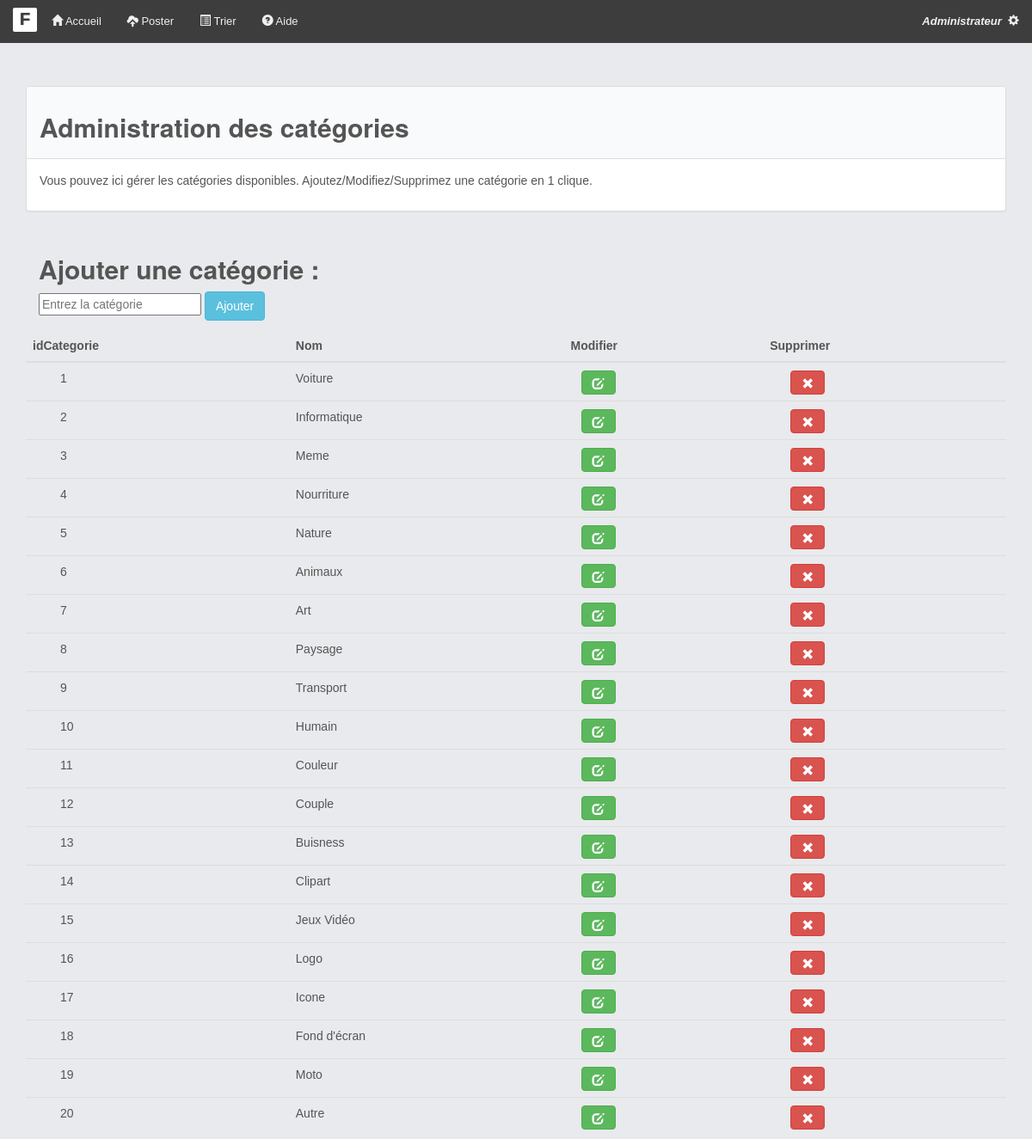
Screenshot of /index.php?uc=admin&action=ShowCategorieAdminPannel (signed in) with the database file from the repository.
### tables this page shows
CREATE TABLE `categories` (
  `idCategorie` int(11) NOT NULL AUTO_INCREMENT,
  `nom` varchar(45) NOT NULL,
  PRIMARY KEY (`idCategorie`)
);

### models/db_connect.php (called while the page is built, shortened)
<?php
class MonPdo
{
    private static $serveur = 'mysql:host=localhost';
    private static $bdd = 'dbname=fotogal';
    private static $user = 'root';
    private static $mdp = '2404';
    private static $unPdo = null;
    private function __construct()
    {
        MonPdo::$unPdo = new PDO(MonPdo::$serveur . ";" . MonPdo::$bdd, MonPdo::$user, MonPdo::$mdp);
        MonPdo::$unPdo->query('SET names utf8');
        MonPdo::$unPdo->setAttribute(PDO::ATTR_ERRMODE, PDO::ERRMODE_EXCEPTION);
    }
    public static function getInstance()
    {
        if (self::$unPdo == null) {
            self::$monPdo = new MonPdo();
        }
        return self::$unPdo;
    }
}
?>

### models/Categorie.php (called while the page is built, shortened)
<?php
class Categorie
{
    private $idCategorie;
    private $nom;
    public function getIdCategorie()
    {
        return $this->idCategorie;
    }
    public function getNom()
    {
        return $this->nom;
    }
    public static function GetCategorieNameById($idCategorie)
    {
        $req = MonPdo::getInstance()->prepare("SELECT * FROM categories WHERE idCategorie = :idCategorie");
        $req->setFetchMode(PDO::FETCH_CLASS | PDO::FETCH_PROPS_LATE, 'Categorie');
        $req->bindParam(":idCategorie", $idCategorie);
        $req->execute();
        $result = $req->fetch();
        return $result->getNom();
    }
    public static function GetAllCategories()
    {
        $req = MonPdo::getInstance()->prepare("SELECT * FROM categories");
        $req->setFetchMode(PDO::FETCH_CLASS | PDO::FETCH_PROPS_LATE, 'Categorie');
        $req->execute();
        $result = $req->fetchAll();
        return $result;
    }
}

### vue/adminPannel.php (the view, shortened to what this page needs)
<div class="container" style="display: block; margin-top: 3vh; position:relative;">
    <div class="panel panel-default" style="width: 100%;">
        <div class="panel-heading">
            <h2>Administration des catégories</h2>
        </div>
        <div class="panel-body">
            <p>Vous pouvez ici gérer les catégories disponibles. Ajoutez/Modifiez/Supprimez une catégorie en 1 clique.</p>
        </div>
    </div>
    <div class="panel-heading">
        <form method="POST" action="index.php?uc=admin&action=AddCategorie">
            <h2>Ajouter une catégorie : </h2>
            <input type="text" name="nomCategorie" placeholder="Entrez la catégorie" required>
            <input type="submit" class="btn btn-info" value="Ajouter">
        </form>
    </div>
    <div class="row">
        <table class="table">
            <thead>
                <tr>
                    <th scope="col">idCategorie</th>
                    <th scope="col">Nom</th>
                    <th scope="col">Modifier</th>
                    <th scope="col">Supprimer</th>
                </tr>
            </thead>
            <tbody>
                <?php
                foreach (Categorie::GetAllCategories() as $categorie) {
                ?>
                    <tr>
                        <td style="padding-left: 40px;"><?= $categorie->getIdCategorie() ?></td>
                        <td value="<?= $categorie->getIdCategorie() ?>"><?= $categorie->getNom() ?></td>
                        <td style="padding-left: 20px;"><a class="btn btn-success glyphicon glyphicon-edit" href="index.php?uc=admin&action=ShowEditCategorie&idCategorie=<?= $categorie->getIdCategorie() . '&nameCategorie=' . $categorie->GetCategorieNameById($categorie->getIdCategorie()) ?>"> </a></td>
                        <td style="padding-left: 32px;"><a class="btn btn-danger glyphicon glyphicon-remove" href="index.php?uc=admin&action=deleteCategorie&idCategorie=<?= $categorie->getIdCategorie() ?>"> </a></td>
                    </tr>
                <?php } ?>
            </tbody>
        </table>
    </div>
</div>

### assets/css/FotoGal.css (style rules this page uses)
html, body { height: 100%; font-family: verdana, arial, sans-serif; color: #555555; }
a { color: #222222; }
.wrapper, .row { height: 100%; margin-left: 0; margin-right: 0; }
h1, h2, h3 { font-weight: 800; }
.panel-default .panel-heading { background-color: #f9fafb; color: #555555; }

### assets/css/custom.css (style rules this page uses)
.container { padding-top: 60px; }

### rows the page displays
categories: idCategorie "1", nom "Voiture"
categories: idCategorie "2", nom "Informatique"
categories: idCategorie "3", nom "Meme"
categories: idCategorie "4", nom "Nourriture"
categories: idCategorie "5", nom "Nature"
categories: idCategorie "6", nom "Animaux"
categories: idCategorie "7", nom "Art"
categories: idCategorie "8", nom "Paysage"
categories: idCategorie "9", nom "Transport"
categories: idCategorie "10", nom "Humain"
categories: idCategorie "11", nom "Couleur"
categories: idCategorie "12", nom "Couple"
categories: idCategorie "13", nom "Buisness"
categories: idCategorie "14", nom "Clipart"
categories: idCategorie "15", nom "Jeux Vidéo"
categories: idCategorie "16", nom "Logo"
categories: idCategorie "17", nom "Icone"
categories: idCategorie "18", nom "Fond d'écran"
categories: idCategorie "19", nom "Moto"
categories: idCategorie "20", nom "Autre"
